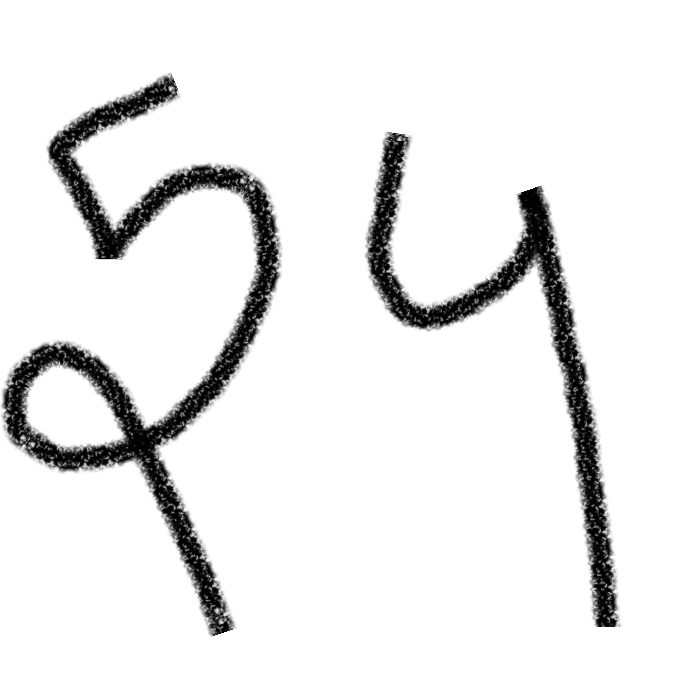
#> input picture Test8.png, 700 x 700 px
$ jupyter execute --allow-errors Main.ipynb
#> lines starting #> are read from the running program, lines starting #| are printed output that depends on the picture; after the words box and inside, x2 and y2 are one past the last pixel; in counts of white or black regions, pixels touching at a corner belong together
[cell 1]
import cv2
import imutils
from imutils import contours
import matplotlib.pyplot as plt
import matplotlib.image as mpimg
import numpy as np
from skimage import img_as_ubyte, img_as_uint
from skimage.color import rgb2gray
from keras.models import load_model
import os
import tensorflow as tf

[cell 2]
img_name = "Test8.png"#input("Enter the image path")
img_name = os.path.normpath(img_name)
try :
    image = cv2.imread(img_name)
#> image is the input picture: shape (700, 700, 3); min 0, max 255, mean 235.2
except :
    print("Enter the correct output")
image = imutils.resize(image, width=1000)
#> image: shape (1000, 1000, 3)

gray = cv2.cvtColor(image, cv2.COLOR_BGR2GRAY)
blurred = cv2.fastNlMeansDenoising(gray, (2, 6), 1)
#blurred = cv2.GaussianBlur(gray, (5, 5), 0)
edged = cv2.Canny(blurred, 50, 200, 255)
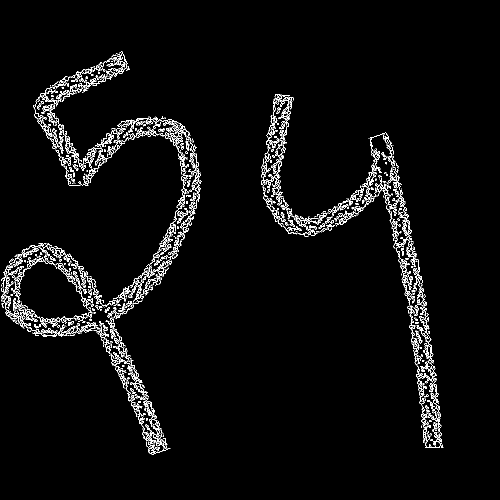
#> edged: shape (1000, 1000) (shown at 1/2 size); 3.1% white in thin lines or dots, all inside (x1, y1, x2, y2) = (2, 103, 887, 909)


ret, thresh1 = cv2.threshold(gray, 0, 50, cv2.THRESH_OTSU | cv2.THRESH_BINARY_INV)
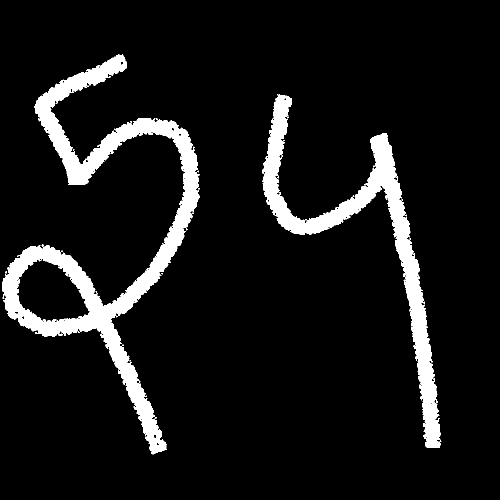
#> thresh1: shape (1000, 1000) (shown at 1/2 size); values 0 (black) and 50 (white), 8.7% white; 37 white regions (35 under 20 px), largest, box (x1, y1, x2, y2) and area: (4, 108, 399, 909) 52971, (525, 189, 882, 896) 33420
#> ret = 149

rect_kernel = np.ones((15, 15), np.uint8)
                #cv2.getStructuringElement(cv2.MORPH_RECT, (1, 1))

dilation = cv2.dilate(thresh1, rect_kernel, iterations = 4)
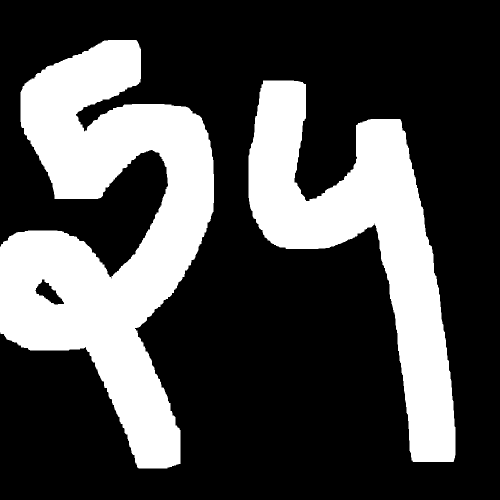
#> dilation: shape (1000, 1000) (shown at 1/2 size); values 0 (black) and 50 (white), 29.4% white; 2 white regions

contours, hierarchy = cv2.findContours(dilation, cv2.RETR_EXTERNAL,
                                                 cv2.CHAIN_APPROX_NONE)
#> contours = 2 contours; box (x1, y1, x2, y2) and area: (0, 80, 428, 937) 180014, (497, 161, 911, 924) 112860

im2 = image.copy()
i = 0

splits = []

for cnt in contours:
    x, y, w, h = cv2.boundingRect(cnt)
    splits.append((x, y, w, h))
#> this loop made 2 passes
#> (x, y, w, h) on passes 1 to 2: (497, 161, 414, 763), (0, 80, 428, 857)
#> after the loop, splits = [(497, 161, 414, 763), (0, 80, 428, 857)]

splits.sort(key = lambda x: (x[0], x[1]))

# [14 lines of commented-out code are left out]

#> (a cell that did not finish here is left out)

[cell 4]
string = []

#> (the rest of this cell did not finish here and is left out)

[cell 5]
print(string)

[cell 6]
from pydub import AudioSegment
from pydub.playback import play
import os.path

#> (the rest of this cell did not finish here and is left out)

[cell 7]
import time

for i in string :
    play(audio[i])
    print("play digit "+ str(i))
    time.sleep(0.5)

print("the given digit string contains ",*(string), sep = "")

$ run again, with Test10.png copied over Test8.png
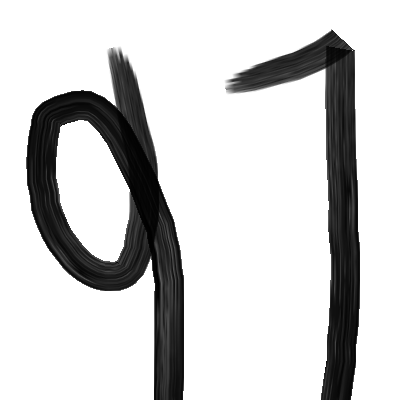
#> input picture Test10.png, 400 x 400 px
#> image is the input picture: shape (400, 400, 3); min 0, max 255, mean 207.6
#> edged: shape (1000, 1000); 1.2% white in thin lines or dots, all inside (x1, y1, x2, y2) = (64, 72, 900, 1000)
#> thresh1: shape (1000, 1000); values 0 (black) and 50 (white), 21.2% white; 2 white regions, box (x1, y1, x2, y2) and area: (65, 120, 460, 1000) 128999, (565, 75, 900, 1000) 82528
#> ret = 143
#> dilation: shape (1000, 1000); values 0 (black) and 50 (white), 38.8% white; 2 white regions
#> contours = 2 contours; box (x1, y1, x2, y2) and area: (37, 92, 488, 1000) 249761, (537, 47, 928, 1000) 155638
#> the loop `for cnt in contours:` made 2 passes
#> (x, y, w, h) on passes 1 to 2: (37, 92, 451, 908), (537, 47, 391, 953)
#> after the loop `for cnt in contours:`: splits = [(37, 92, 451, 908), (537, 47, 391, 953)]

$ run again, with Test2.png copied over Test8.png
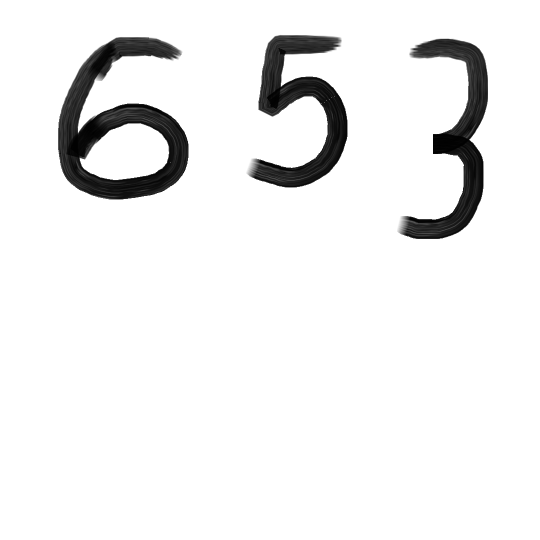
#> input picture Test2.png, 1080 x 1080 px (shown at 1/2 size)
#> image is the input picture: shape (1080, 1080, 3); min 0, max 255, mean 238.4
#> `edged = cv2.Canny(blurred, 50, 200, 255)`:
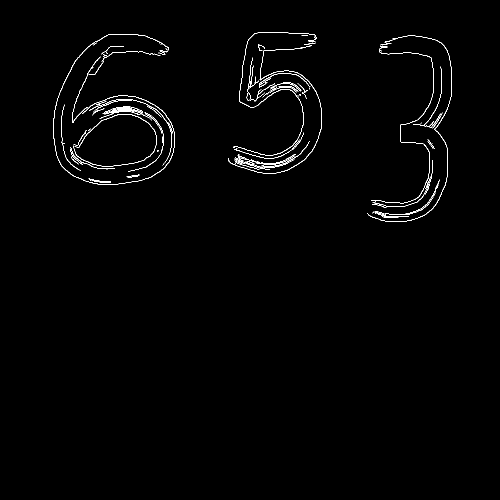
#> edged: shape (1000, 1000) (shown at 1/2 size); 0.96% white in thin lines or dots, all inside (x1, y1, x2, y2) = (107, 65, 904, 443)
#> thresh1: shape (1000, 1000); values 0 (black) and 50 (white), 7.4% white; 3 white regions, box (x1, y1, x2, y2) and area: (108, 69, 349, 369) 31375, (463, 65, 644, 347) 22086, (742, 72, 904, 443) 20954
#> ret = 145
#> dilation: shape (1000, 1000); values 0 (black) and 50 (white), 21.7% white; 3 white regions
#> contours = 3 contours; box (x1, y1, x2, y2) and area: (80, 41, 377, 397) 87743, (435, 37, 672, 375) 65602, (714, 44, 932, 471) 63660
#> the loop `for cnt in contours:` made 3 passes
#> (x, y, w, h) on passes 1 to 3: (714, 44, 218, 427), (80, 41, 297, 356), (435, 37, 237, 338)
#> after the loop `for cnt in contours:`: splits = [(714, 44, 218, 427), (80, 41, 297, 356), (435, 37, 237, 338)]

$ run again, with Test3.png copied over Test8.png
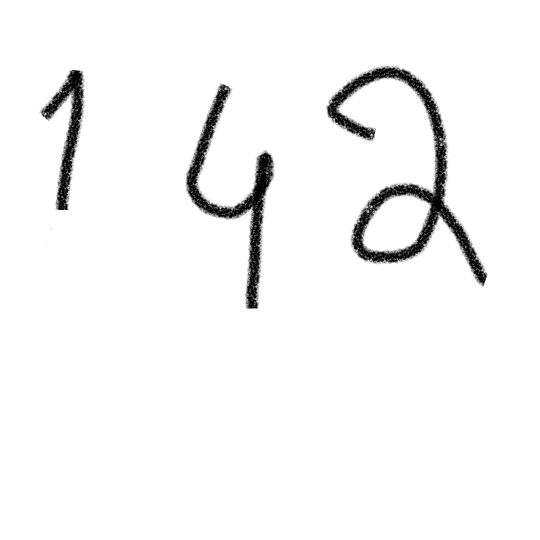
#> input picture Test3.png, 1080 x 1080 px (shown at 1/2 size)
#> image is the input picture: shape (1080, 1080, 3); min 0, max 255, mean 245.9
#> edged: shape (1000, 1000); 1.7% white in thin lines or dots, all inside (x1, y1, x2, y2) = (73, 121, 902, 572)
#> thresh1: shape (1000, 1000); values 0 (black) and 50 (white), 4% white; 30 white regions (27 under 20 px), largest, box (x1, y1, x2, y2) and area: (606, 124, 902, 529) 20597, (345, 155, 507, 571) 12630, (76, 130, 155, 389) 6569
#> ret = 149
#> dilation: shape (1000, 1000); values 0 (black) and 50 (white), 18.5% white; 3 white regions
#> contours = 3 contours; box (x1, y1, x2, y2) and area: (578, 96, 930, 557) 95040, (317, 127, 535, 599) 57724, (48, 102, 183, 417) 30870
#> the loop `for cnt in contours:` made 3 passes
#> (x, y, w, h) on passes 1 to 3: (317, 127, 218, 472), (48, 102, 135, 315), (578, 96, 352, 461)
#> after the loop `for cnt in contours:`: splits = [(317, 127, 218, 472), (48, 102, 135, 315), (578, 96, 352, 461)]
